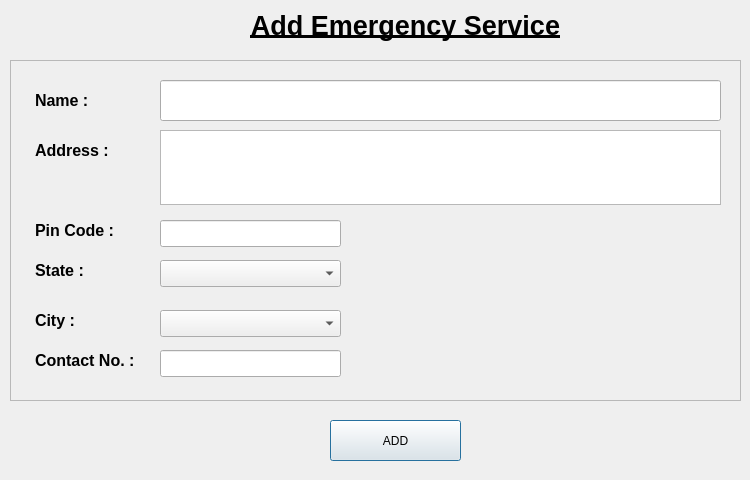
<?xml version="1.0" encoding="UTF-8"?>
<ui version="4.0">
 <class>addEmergencyService</class>
 <widget class="QDialog" name="addEmergencyService">
  <property name="geometry">
   <rect>
    <x>0</x>
    <y>0</y>
    <width>750</width>
    <height>480</height>
   </rect>
  </property>
  <property name="windowTitle">
   <string/>
  </property>
  <widget class="QLabel" name="title">
   <property name="geometry">
    <rect>
     <x>220</x>
     <y>0</y>
     <width>371</width>
     <height>51</height>
    </rect>
   </property>
   <property name="text">
    <string>&lt;html&gt;&lt;head/&gt;&lt;body&gt;&lt;p align=&quot;center&quot;&gt;&lt;span style=&quot; font-size:20pt; font-weight:600; text-decoration: underline;&quot;&gt;Add Emergency Service&lt;/span&gt;&lt;/p&gt;&lt;/body&gt;&lt;/html&gt;</string>
   </property>
  </widget>
  <widget class="QPushButton" name="addButton">
   <property name="geometry">
    <rect>
     <x>330</x>
     <y>420</y>
     <width>131</width>
     <height>41</height>
    </rect>
   </property>
   <property name="text">
    <string>ADD</string>
   </property>
  </widget>
  <widget class="QFrame" name="frame">
   <property name="geometry">
    <rect>
     <x>10</x>
     <y>60</y>
     <width>731</width>
     <height>341</height>
    </rect>
   </property>
   <property name="styleSheet">
    <string notr="true"/>
   </property>
   <property name="frameShape">
    <enum>QFrame::StyledPanel</enum>
   </property>
   <property name="frameShadow">
    <enum>QFrame::Raised</enum>
   </property>
   <widget class="QLabel" name="nameLabel">
    <property name="geometry">
     <rect>
      <x>25</x>
      <y>20</y>
      <width>71</width>
      <height>41</height>
     </rect>
    </property>
    <property name="text">
     <string>&lt;html&gt;&lt;head/&gt;&lt;body&gt;&lt;p&gt;&lt;span style=&quot; font-size:12pt; font-weight:600;&quot;&gt;Name :&lt;/span&gt;&lt;/p&gt;&lt;/body&gt;&lt;/html&gt;</string>
    </property>
   </widget>
   <widget class="QLineEdit" name="name">
    <property name="geometry">
     <rect>
      <x>150</x>
      <y>20</y>
      <width>561</width>
      <height>41</height>
     </rect>
    </property>
   </widget>
   <widget class="QLabel" name="addressLabel">
    <property name="geometry">
     <rect>
      <x>25</x>
      <y>70</y>
      <width>91</width>
      <height>41</height>
     </rect>
    </property>
    <property name="text">
     <string>&lt;html&gt;&lt;head/&gt;&lt;body&gt;&lt;p&gt;&lt;span style=&quot; font-size:12pt; font-weight:600;&quot;&gt;Address :&lt;/span&gt;&lt;/p&gt;&lt;/body&gt;&lt;/html&gt;</string>
    </property>
   </widget>
   <widget class="QLabel" name="contactLabel">
    <property name="geometry">
     <rect>
      <x>25</x>
      <y>280</y>
      <width>131</width>
      <height>41</height>
     </rect>
    </property>
    <property name="text">
     <string>&lt;html&gt;&lt;head/&gt;&lt;body&gt;&lt;p&gt;&lt;span style=&quot; font-size:12pt; font-weight:600;&quot;&gt;Contact No. :&lt;/span&gt;&lt;/p&gt;&lt;/body&gt;&lt;/html&gt;</string>
    </property>
   </widget>
   <widget class="QLabel" name="stateLabel">
    <property name="geometry">
     <rect>
      <x>25</x>
      <y>190</y>
      <width>61</width>
      <height>41</height>
     </rect>
    </property>
    <property name="text">
     <string>&lt;html&gt;&lt;head/&gt;&lt;body&gt;&lt;p&gt;&lt;span style=&quot; font-size:12pt; font-weight:600;&quot;&gt;State :&lt;/span&gt;&lt;/p&gt;&lt;/body&gt;&lt;/html&gt;</string>
    </property>
   </widget>
   <widget class="QLabel" name="pinCodeLabel">
    <property name="geometry">
     <rect>
      <x>25</x>
      <y>150</y>
      <width>91</width>
      <height>41</height>
     </rect>
    </property>
    <property name="text">
     <string>&lt;html&gt;&lt;head/&gt;&lt;body&gt;&lt;p&gt;&lt;span style=&quot; font-size:12pt; font-weight:600;&quot;&gt;Pin Code :&lt;/span&gt;&lt;/p&gt;&lt;/body&gt;&lt;/html&gt;</string>
    </property>
   </widget>
   <widget class="QLabel" name="cityLabel">
    <property name="geometry">
     <rect>
      <x>25</x>
      <y>240</y>
      <width>61</width>
      <height>41</height>
     </rect>
    </property>
    <property name="text">
     <string>&lt;html&gt;&lt;head/&gt;&lt;body&gt;&lt;p&gt;&lt;span style=&quot; font-size:12pt; font-weight:600;&quot;&gt;City :&lt;/span&gt;&lt;/p&gt;&lt;/body&gt;&lt;/html&gt;</string>
    </property>
   </widget>
   <widget class="QTextEdit" name="address">
    <property name="geometry">
     <rect>
      <x>150</x>
      <y>70</y>
      <width>561</width>
      <height>75</height>
     </rect>
    </property>
   </widget>
   <widget class="QLineEdit" name="pinCode">
    <property name="geometry">
     <rect>
      <x>150</x>
      <y>160</y>
      <width>181</width>
      <height>27</height>
     </rect>
    </property>
   </widget>
   <widget class="QLineEdit" name="contact">
    <property name="geometry">
     <rect>
      <x>150</x>
      <y>290</y>
      <width>181</width>
      <height>27</height>
     </rect>
    </property>
    <property name="inputMethodHints">
     <set>Qt::ImhNone</set>
    </property>
   </widget>
   <widget class="QComboBox" name="state">
    <property name="geometry">
     <rect>
      <x>150</x>
      <y>200</y>
      <width>181</width>
      <height>27</height>
     </rect>
    </property>
   </widget>
   <widget class="QComboBox" name="city">
    <property name="geometry">
     <rect>
      <x>150</x>
      <y>250</y>
      <width>181</width>
      <height>27</height>
     </rect>
    </property>
   </widget>
  </widget>
 </widget>
 <resources/>
 <connections/>
</ui>
